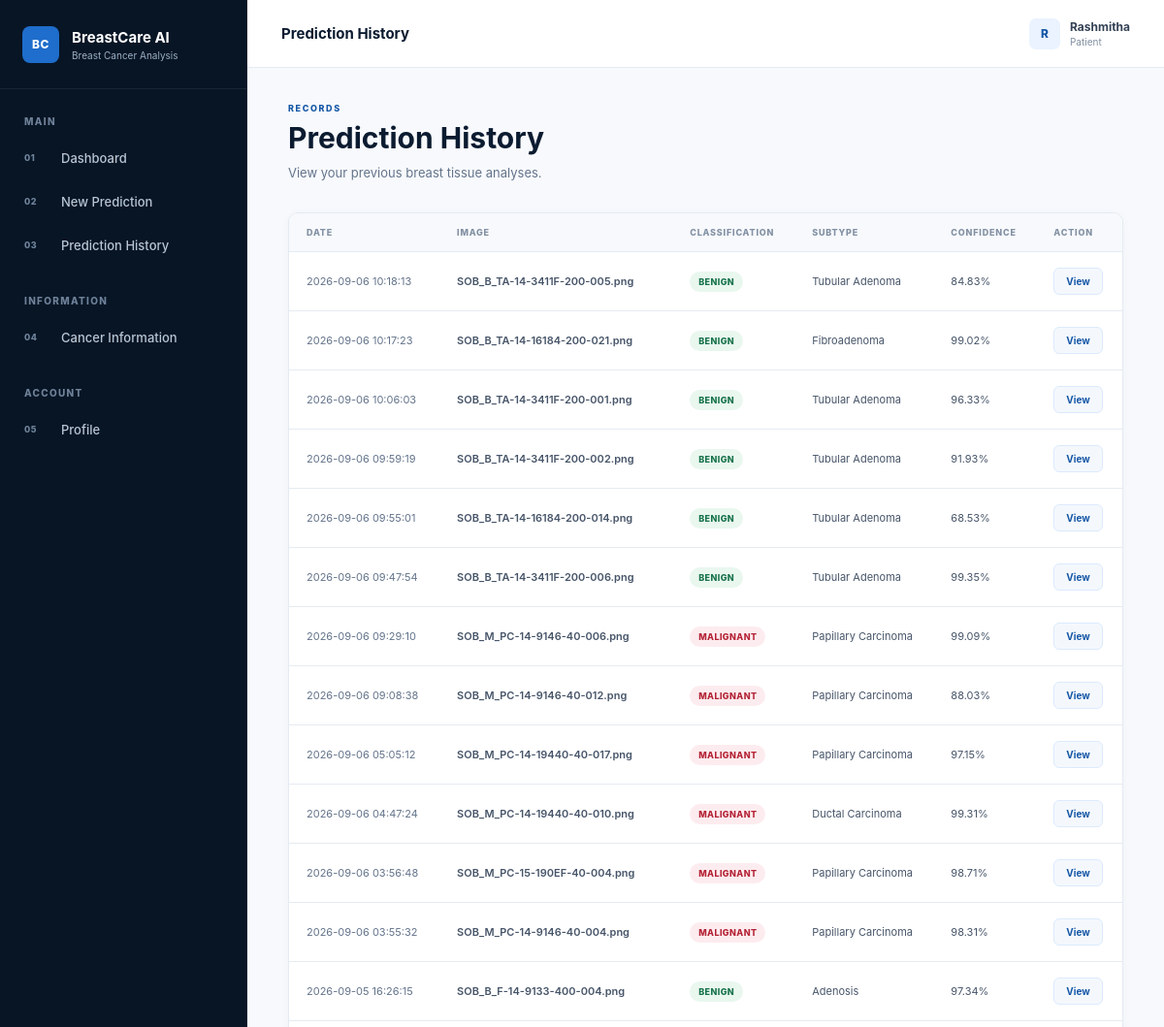
/history (signed in, upper part), run on an earlier commit of the app's database.
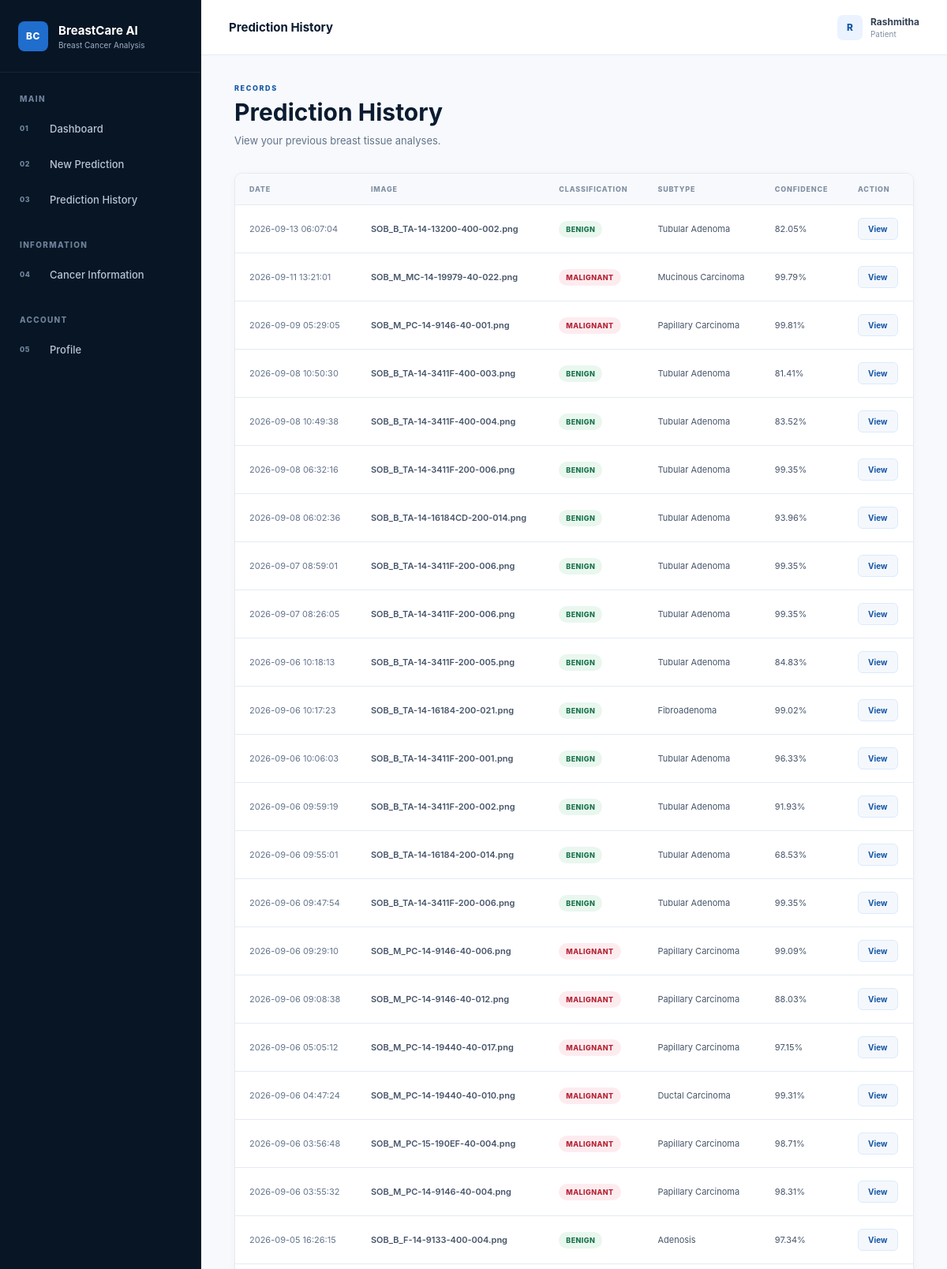
And on a later commit of the database.
### tables this page shows
CREATE TABLE predictions (

            id INTEGER PRIMARY KEY AUTOINCREMENT,

            user_id INTEGER NOT NULL,

            original_filename TEXT,

            image_path TEXT,

            gradcam_path TEXT,

            binary_prediction TEXT,

            binary_confidence REAL,

            subclass_prediction TEXT,

            subclass_confidence REAL,

            subclass_probabilities TEXT,

            created_at TIMESTAMP DEFAULT CURRENT_TIMESTAMP,

            FOREIGN KEY(user_id)
                REFERENCES users(id)
        );

### app.py (the view)
@app.route("/history")
def history():
    check = patient_required()
    if check:
        return check
    raw_predictions = get_user_predictions(
        session["user_id"]
    )
    predictions = []
    for prediction_data in raw_predictions:
        prepared = prepare_prediction_for_template(
            prediction_data
        )
        if prepared:
            predictions.append(
                prepared
            )
    return render_template(
        "patient/history.html",
        predictions=predictions
    )

### app.py (called while the page is built)
def patient_required():
    if "user_id" not in session:
        return redirect(url_for("login"))
    if session.get("role") != "patient":
        return redirect(url_for("home"))
    return None

def get_cancer_info(name):
    if not name:
        return None
    key = str(name).strip().lower()
    key = key.replace(" ", "_")
    key = key.replace("-", "_")
    return CANCER_INFORMATION.get(key)

def row_to_dict(row):
    if row is None:
        return None
    try:
        return dict(row)
    except Exception:
        return row

### models.py (called while the page is built)
def get_db():
    connection = sqlite3.connect(
        DATABASE_PATH
    )
    connection.row_factory = sqlite3.Row
    return connection

def get_user_predictions(user_id):
    connection = get_db()
    predictions = connection.execute(
        """
        SELECT *
        FROM predictions
        WHERE user_id = ?
        ORDER BY created_at DESC
        """,
        (user_id,)
    ).fetchall()
    connection.close()
    return predictions

### templates/patient/history.html (shortened to what this page needs)
{% extends "base.html" %}
{% block topbar_title %}
Prediction History
{% endblock %}
{% block content %}
<div class="page-content">
    <div class="page-heading">
        <div class="eyebrow">
            RECORDS
        </div>
        <h1>
            Prediction History
        </h1>
        <p>
            View your previous breast tissue analyses.
        </p>
    </div>
    {% if predictions %}
    <div class="table-card">
        <div class="table-wrapper">
            <table class="data-table">
                <thead>
                    <tr>
                        <th>Date</th>
                        <th>Image</th>
                        <th>Classification</th>
                        <th>Subtype</th>
                        <th>Confidence</th>
                        <th>Action</th>
                    </tr>
                </thead>
                <tbody>
                {% for item in predictions %}
                    <tr>
                        <td>
                            <span class="table-date">
                                {{ item["created_at"] }}
                            </span>
                        </td>
                        <td>
                            <span class="table-file">
                                {{ item["original_filename"] }}
                            </span>
                        </td>
                        <td>
                            {% if item["binary_prediction"]|lower == "malignant" %}
                                <span class="status-badge malignant">
                                    Malignant
                                </span>
                            {% else %}
                                <span class="status-badge benign">
                                    Benign
                                </span>
                            {% endif %}
                        </td>
                        <td>
                            {% if item["subclass_prediction"] %}
                                {{
                                    item["subclass_prediction"]
                                    .replace("_", " ")
                                    .title()
                                }}
                            {% else %}
                                —
                            {% endif %}
                        </td>
                        <td>
                            {{
                                "%.2f"|format(
                                    item["binary_confidence"]|float
                                    if item["binary_confidence"]|float > 1
                                    else item["binary_confidence"]|float * 100
                                )
                            }}%
                        </td>
                        <td>
                            <a
                                href="{{ url_for(
                                    'prediction_detail',
                                    prediction_id=item['id']
                                ) }}"
                                class="table-action"
                            >
                                View
                            </a>
                        </td>
                    </tr>
                {% endfor %}
                </tbody>
            </table>
        </div>
    </div>
    {% endif %}
</div>
{% endblock %}

### templates/base.html (shortened to what this page needs)
<!DOCTYPE html>
<html lang="en">
<head>
    <link rel="stylesheet"
          href="{{ url_for('static', filename='css/style.css') }}">
</head>
<body>
{% if session.get("user_id") %}
<div class="app-layout">
    <aside class="sidebar" id="sidebar">
        <div class="brand">
            <div class="brand-mark">
                BC
            </div>
            <div class="brand-text">
                <strong>BreastCare AI</strong>
                <span>Breast Cancer Analysis</span>
            </div>
        </div>
        <div class="sidebar-scroll">
            <div class="nav-section">
                <div class="nav-section-title">
                    Main
                </div>
                {% if session.get("role") == "admin" %}
                    <a href="{{ url_for('admin_dashboard') }}"
                       class="nav-link">
                        <span class="nav-number">01</span>
                        <span>Dashboard</span>
                    </a>
                    <a href="{{ url_for('admin_patients') }}"
                       class="nav-link">
                        <span class="nav-number">02</span>
                        <span>Patients</span>
                    </a>
                    <a href="{{ url_for('admin_predictions') }}"
                       class="nav-link">
                        <span class="nav-number">03</span>
                        <span>Predictions</span>
                    </a>
                {% else %}
                    <a href="{{ url_for('patient_dashboard') }}"
                       class="nav-link">
                        <span class="nav-number">01</span>
                        <span>Dashboard</span>
                    </a>
                    <a href="{{ url_for('prediction') }}"
                       class="nav-link">
                        <span class="nav-number">02</span>
                        <span>New Prediction</span>
                    </a>
                    <a href="{{ url_for('history') }}"
                       class="nav-link">
                        <span class="nav-number">03</span>
                        <span>Prediction History</span>
                    </a>
                {% endif %}
            </div>
            {% if session.get("role") != "admin" %}
            <div class="nav-section">
                <div class="nav-section-title">
                    Information
                </div>
                <a href="{{ url_for('cancer_information') }}"
                   class="nav-link">
                    <span class="nav-number">04</span>
                    <span>Cancer Information</span>
                </a>
            </div>
            {% endif %}
            <div class="nav-section">
                <div class="nav-section-title">
                    Account
                </div>
                {% if session.get("role") != "admin" %}
                <a href="{{ url_for('profile') }}"
                   class="nav-link">
                    <span class="nav-number">05</span>
                    <span>Profile</span>
                </a>
                {% endif %}
            </div>
        </div>
    </aside>
    <main class="main-area">
        <header class="topbar">
            <div class="topbar-title">
                {% block topbar_title %}{% endblock %}
            </div>
            <div class="topbar-user">
                <div class="topbar-user-avatar">
                    {{ session.get("name", "U")[0]|upper }}
                </div>
                <div class="topbar-user-details">
                    <strong>
                        {{ session.get("name", "User") }}
                    </strong>
                    <span>
                        {{ session.get("role", "patient")|capitalize }}
                    </span>
                </div>
            </div>
        </header>
        {% block content %}
        {% endblock %}
    </main>
</div>
{% endif %}
</body>
</html>

What changed in the data, as far as the page shows it:
added predictions: created_at "2026-09-13 06:07:04", original_filename "SOB_B_TA-14-13200-400-002.png", binary_prediction "BENIGN", subclass_prediction "Tubular Adenoma", binary_confidence "82.05"
added predictions: created_at "2026-09-11 13:21:01", original_filename "SOB_M_MC-14-19979-40-022.png", binary_prediction "MALIGNANT", subclass_prediction "Mucinous Carcinoma", binary_confidence "99.79"
added predictions: created_at "2026-09-09 05:29:05", original_filename "SOB_M_PC-14-9146-40-001.png", binary_prediction "MALIGNANT", subclass_prediction "Papillary Carcinoma", binary_confidence "99.81"
added predictions: created_at "2026-09-08 10:50:30", original_filename "SOB_B_TA-14-3411F-400-003.png", binary_prediction "BENIGN", subclass_prediction "Tubular Adenoma", binary_confidence "81.41"
added predictions: created_at "2026-09-08 10:49:38", original_filename "SOB_B_TA-14-3411F-400-004.png", binary_prediction "BENIGN", subclass_prediction "Tubular Adenoma", binary_confidence "83.52"
added predictions: created_at "2026-09-08 06:32:16", original_filename "SOB_B_TA-14-3411F-200-006.png", binary_prediction "BENIGN", subclass_prediction "Tubular Adenoma", binary_confidence "99.35"
added predictions: created_at "2026-09-08 06:02:36", original_filename "SOB_B_TA-14-16184CD-200-014.png", binary_prediction "BENIGN", subclass_prediction "Tubular Adenoma", binary_confidence "93.96"
added predictions: created_at "2026-09-07 08:59:01", original_filename "SOB_B_TA-14-3411F-200-006.png", binary_prediction "BENIGN", subclass_prediction "Tubular Adenoma", binary_confidence "99.35"
added predictions: created_at "2026-09-07 08:26:05", original_filename "SOB_B_TA-14-3411F-200-006.png", binary_prediction "BENIGN", subclass_prediction "Tubular Adenoma", binary_confidence "99.35"
